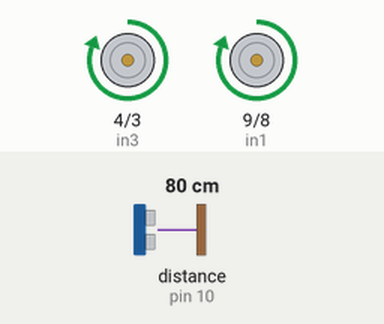
Recording of a sketch running on a simulated Arduino Uno, built with avr-gcc and run on an emulated ATmega328P. On the bench: motor-driver pin pairs drawn as motors (green arrow = first pin HIGH = forward, orange = second pin HIGH = backward, longer = more drive). Wiring (inferred from the names in the program): ultrasonic range finder: trigger pin 11; echo pin 10. Inputs (shaded band) come from the test bench; at power-on: distance to the obstacle (sensor on pin 10) 80 cm. The echo pulse lasts 58.3 µs per cm.

Above: at 1.2 s.
1.3 s: distance to the obstacle (sensor on pin 10) set to 34 cm
2.8 s: distance to the obstacle (sensor on pin 10) set to 27 cm
At 3.2 s:
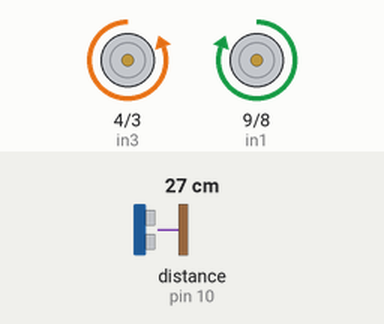
4.3 s: distance to the obstacle (sensor on pin 10) set to 35 cm
At 6.4 s:
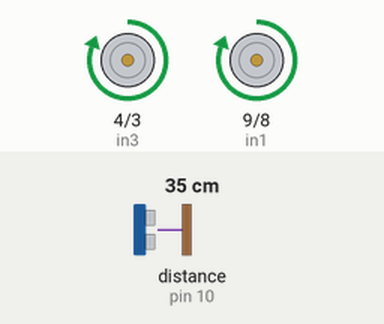
6.7 s: distance to the obstacle (sensor on pin 10) set to 2 cm
At 7.3 s:
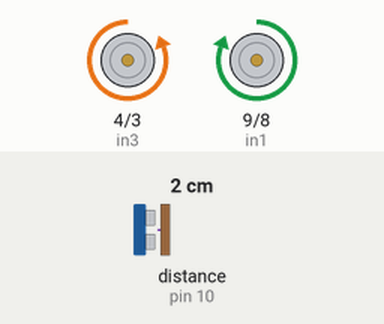
Timing chart, 0 to 9.2 s (numbered marks = the images above; inputs shaded):
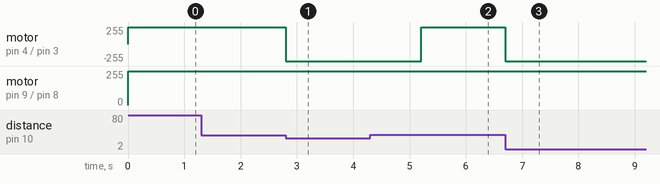

Measured:
- the behaviour switches between 31 and 30 cm on distance to the obstacle (sensor on pin 10) (found by bisection; images 0 and 1)
- after the input at 1.3 s, every drawn part: stays the same
- after the input at 2.8 s, motor on pin 4 (in3) / pin 3 (in4): forward 255/255 → backward 255/255 at once
- after the input at 4.3 s, motor on pin 4 (in3) / pin 3 (in4): backward 255/255 → forward 255/255 after 0.91 s
- after the input at 6.7 s, motor on pin 4 (in3) / pin 3 (in4): forward 255/255 → backward 255/255 at once

The sketch:

Distance_Detector.ino
```cpp
const int trigPin = 11;
const int echoPin = 10;
const int in1 = 9;
const int in2 = 8;
const int in3 = 4;
const int in4 = 3;


void setup()
{
  pinMode(trigPin, OUTPUT);
  pinMode(echoPin, INPUT);
  pinMode (in1, OUTPUT);
  pinMode (in2, OUTPUT);
  pinMode (in3, OUTPUT);
  pinMode (in4, OUTPUT);
}
long duration, distance;

void loop()
{
  digitalWrite(trigPin, LOW);
  delayMicroseconds(2);
  digitalWrite(trigPin, HIGH);
  delayMicroseconds(10);
  digitalWrite(trigPin, LOW);
  duration = pulseIn(echoPin, HIGH);
  distance = duration/58.2;
  if(distance<30)
    {
      digitalWrite(in1, HIGH);
      digitalWrite(in2, LOW);
      digitalWrite(in3, LOW);
      digitalWrite(in4, HIGH);
      delay(1200);
    }

  else
    {
      digitalWrite(in1, HIGH);
      digitalWrite(in2, LOW);
      digitalWrite(in3, HIGH);
      digitalWrite(in4, LOW);
    }
  delay(0);
}
```
